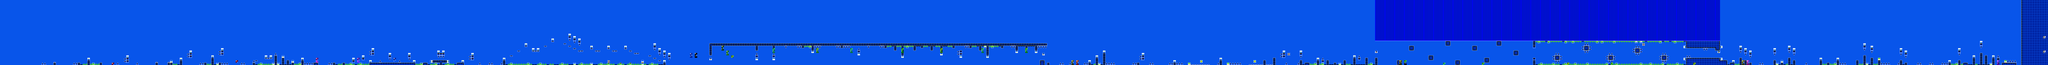

A level layout from a 2D game, rendered from its tile map. Below: a short description, then the map file with tile-grid data replaced by summaries:
An orthogonal 843x27 tile map with 16x16 px tiles, 2 tile layers (SP, ...), 2 tilesets.

<map version="1.10" tiledversion="1.10.1" orientation="orthogonal" renderorder="right-down" width="843" height="27" tilewidth="16" tileheight="16" infinite="0" nextlayerid="3" nextobjectid="1">
 <editorsettings>
  <export target="dryout.csv" format="csv" />
 </editorsettings>
 <tileset firstgid="1" name="famidash" tilewidth="16" tileheight="16" tilecount="256" columns="16">
  <image source="../../GRAPHICS/famidash.bmp" width="256" height="256" />
 </tileset>
 <tileset firstgid="257" name="sprites" tilewidth="16" tileheight="16" tilecount="256" columns="16">
  <image source="../../GRAPHICS/sprites.png" width="256" height="256" />
 </tileset>
 <layer id="1" width="843" height="27">
  <data>[22761 cells, 22761 non-empty, 36 distinct tile ids]</data>
 </layer>
 <layer id="2" name="SP" width="843" height="27">
  <data>[22761 cells, 210 non-empty, 50 distinct tile ids]</data>
 </layer>
</map>
